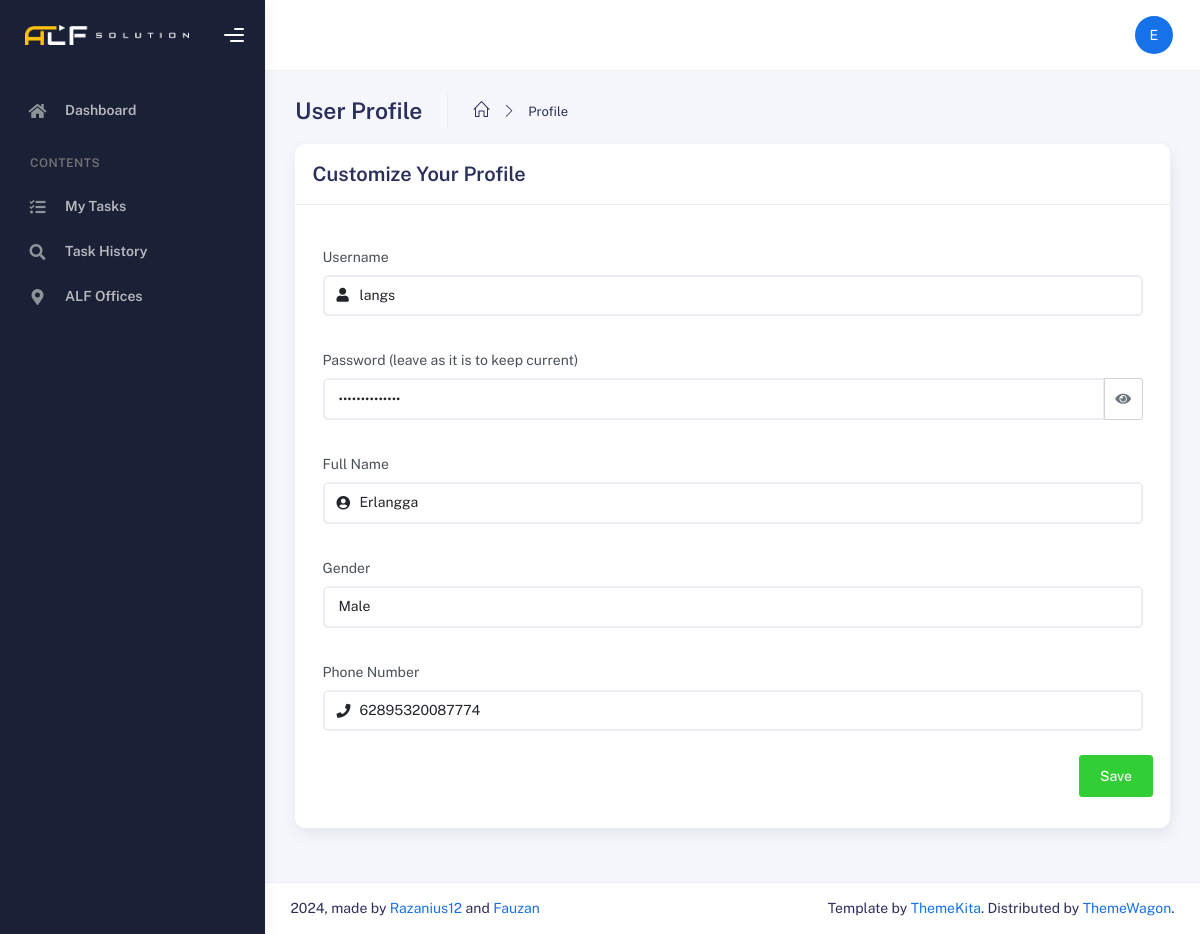
Screenshot of /index.php?page=profile (signed in) with the database file from the repository.
### tables this page shows
CREATE TABLE `workers` (
  `id_worker` int(11) NOT NULL,
  `username` varchar(255) NOT NULL,
  `password` varchar(255) NOT NULL,
  `name_worker` varchar(255) NOT NULL,
  `id_position` int(11) NOT NULL,
  `gender_worker` enum('MALE','FEMALE','OTHER') NOT NULL,
  `phone_number` varchar(16) NOT NULL,
  `availability_status` enum('AVAILABLE','TASKED') NOT NULL DEFAULT 'AVAILABLE',
  `assigned_order_id` int(11) DEFAULT NULL,
  `created_at` timestamp NOT NULL DEFAULT current_timestamp(),
  `updated_at` timestamp NOT NULL DEFAULT current_timestamp() ON UPDATE current_timestamp()
);

### main/pages/profile.php (the view, shortened to what this page needs)
<?php
require 'config/database.php';
$userId = $_SESSION['user_id'];
$userLevel = $_SESSION['level'];
$userData = [];
if ($userLevel === 'admin') {
 $query = "SELECT * FROM admins WHERE id_admin = ?";
} else if ($userLevel === 'worker') {
 $query = "SELECT * FROM workers WHERE id_worker = ?";
} else {
 echo "Invalid user level.";
 exit();
}
$stmt = $conn->prepare($query);
$stmt->bind_param('i', $userId);
$stmt->execute();
$result = $stmt->get_result();
if ($result->num_rows > 0) {
 $userData = $result->fetch_assoc();
} else {
 echo "User not found.";
 exit();
}
?>
<div class="container">
 <div class="page-inner">
  <div class="page-header mb-0">
   <h3 class="fw-bold mb-3">User Profile</h3>
   <ul class="breadcrumbs mb-3">
    <li class="nav-home">
     <a href="index.php">
      <i class="icon-home"></i>
     </a>
    </li>
    <li class="separator">
     <i class="icon-arrow-right"></i>
    </li>
    <li class="nav-item">
     <a href="index.php?page=profile">Profile</a>
    </li>
   </ul>
  </div>
  <div class="row">
   <div class="col-md-12">
    <div class="card">
     <div class="card-header">
      <div class="d-flex align-items-center">
       <h4 class="card-title">Customize Your Profile</h4>
      </div>
     </div>
     <form id="editProfile" method="POST" action="">
      <div class="card-body">
       <div class="row mt-3">
        <div class="col">
         <div class="form-group">
          <label>Username</label>
          <div class="input-icon">
           <span class="input-icon-addon">
            <i class="fa fa-user"></i>
           </span>
           <input type="text" class="form-control" name="username" id="edit_username"
            value="<?= htmlspecialchars($userData['username']) ?>" required>
          </div>
         </div>
        </div>
       </div>
       <div class="row mt-3">
        <div class="col">
         <div class="form-group">
          <label>Password (leave as it is to keep current)</label>
          <div class="input-group">
           <input type="password" class="form-control" name="password" id="edit_password"
            value="<?= htmlspecialchars($userData['password']) ?>">
           <button class="btn btn-outline-secondary toggle-password" type="button">
            <i class="fa fa-eye"></i>
           </button>
          </div>
         </div>
        </div>
       </div>
       <div class="row mt-3">
        <div class="col">
         <div class="form-group">
          <label>Full Name</label>
          <div class="input-icon">
           <span class="input-icon-addon">
            <i class="fa fa-user-circle"></i>
           </span>
           <input type="text" class="form-control" name="name_worker" id="edit_name_worker"
            value="<?= htmlspecialchars($userData['name_worker'] ?? $userData['name_admin']) ?>" required>
          </div>
         </div>
        </div>
       </div>
       <?php if ($userLevel === 'worker'): ?>
        <div class="row mt-3">
         <div class="col">
          <div class="form-group">
           <label>Gender</label>
           <select class="form-control" name="gender_worker" id="edit_gender" required>
            <option value="MALE" <?= ($userData['gender_worker'] ?? '') === 'MALE' ? 'selected' : '' ?>>Male</option>
           </select>
          </div>
         </div>
        </div>
       <?php endif; ?>
       <div class="row mt-3">
        <div class="col">
         <div class="form-group">
          <label>Phone Number</label>
          <div class="input-icon">
           <span class="input-icon-addon">
            <i class="fa fa-phone"></i>
           </span>
           <input type="tel" class="form-control" name="phone_number" id="edit_phone_number"
            value="<?= htmlspecialchars($userData['phone_number']) ?>" required>
          </div>
         </div>
        </div>
       </div>
       <div class="text-end mt-3 mb-3">
        <button class="btn btn-success" type="submit">Save</button>
       </div>
      </div>
     </form>
    </div>
   </div>
  </div>
 </div>
</div>
<link rel="stylesheet" href="main/css/toggle.css" />

### index.php (shortened to what this page needs)
<!DOCTYPE html>
<html lang="en">
<?php
$currentUser = getCurrentUserDetails();
include_once 'head.php';
?>
<body>
 <div class="wrapper">
  <?php
  include_once 'main/bars/sidebar.php';
  ?>
  <div class="main-panel">
   <?php
   include_once 'main/bars/navbar.php';
   $page = $_GET['page'] ?? 'dashboard';
   switch ($page) {
    case 'profile':
     includePage('main/pages/profile.php');
     break;
   }
   function includePage($file)
   {
    if (file_exists($file)) {
     include $file;
    } else {
     header('Location: index.php?page=dashboard');
     exit();
    }
   }
   include_once 'footer.php';
   ?>
  </div>
</body>

### head.php (shortened to what this page needs)
<head>
 <link rel="stylesheet" href="assets/css/bootstrap.min.css" />
 <link rel="stylesheet" href="assets/css/plugins.min.css" />
 <link rel="stylesheet" href="assets/css/kaiadmin.min.css" />
</head>

### main/bars/sidebar.php (shortened to what this page needs)
<?php
$currentPage = $_GET['page'] ?? 'dashboard';
$mainSidebarItems = [
 'dashboard' => [
  'icon' => 'fas fa-home',
  'label' => 'Dashboard',
  'url' => './index.php?page=dashboard',
  'roles' => ['admin', 'worker']
 ],
 'admins' => [
  'icon' => 'fas fa-users-cog',
  'label' => 'Admins',
  'url' => 'index.php?page=admins',
  'roles' => ['admin']
 ]
];
function renderSidebarItems($items, $currentPage, $currentUser)
{
 foreach ($items as $page => $item) {
  $hasAccess = isset($item['roles']) &&
   in_array($currentUser['role'], $item['roles']);
  if (!$hasAccess)
   continue;
  $isActive = ($currentPage === $page);
  $hasSubmenu = isset($item['submenu']) && !empty($item['submenu']);
  ?>
  <li class="nav-item <?= $isActive ? 'active' : '' ?>">
   <?php if ($hasSubmenu): ?>
    <div class="nav-link-wrapper">
     <a href="<?= $item['url'] ?>" class="nav-link">
      <i class="<?= $item['icon'] ?>"></i>
      <p><?= $item['label'] ?></p>
     </a>
     <a href="#<?= $page ?>Submenu" class="submenu-toggle" data-bs-toggle="collapse">
      <span class="caret"></span>
     </a>
    </div>
    <div class="collapse <?= ($currentPage === $page ||
     array_key_exists($currentPage, $item['submenu'])) ? 'show' : '' ?>" id="<?= $page ?>Submenu">
     <ul class="nav nav-collapse">
      <?php
      if (isset($item['submenu'])) {
       foreach ($item['submenu'] as $subPage => $subItem):
        $hasSubAccess = isset($subItem['roles']) &&
         in_array($currentUser['role'], $subItem['roles']);
        if (!$hasSubAccess)
         continue;
        ?>
        <li class="<?= ($currentPage === $subPage) ? 'active' : '' ?>">
         <a href="<?= $subItem['url'] ?>" style="
         padding-top: 0px !important;
         padding-right: 0px !important;
         padding-bottom: 0px !important;
         padding-left: 25px !important;
         margin-bottom: -10px !important;">
          <i class="<?= $subItem['icon'] ?>" style="margin-left: 25px;"></i>
          <p><?= $subItem['label'] ?></p>
         </a>
        </li>
        <?php
       endforeach;
      }
      ?>
     </ul>
    </div>
   <?php else: ?>
    <a href="<?= $item['url'] ?>" class="nav-link">
     <i class="<?= $item['icon'] ?>"></i>
     <p><?= $item['label'] ?></p>
    </a>
   <?php endif; ?>
  </li>
  <?php
 }
}
?>
<div class="sidebar" data-background-color="dark">
 <?php include_once 'header.php'; ?>
 <div class="sidebar-wrapper scrollbar scrollbar-inner">
  <div class="sidebar-content">
   <ul class="nav nav-secondary">
    <?php renderSidebarItems($mainSidebarItems, $currentPage, $currentUser); ?>
    <li class="nav-section">
     <h4 class="text-section">Contents</h4>
    </li>
   </ul>
  </div>
 </div>
</div>

### main/bars/header.php (shortened to what this page needs)
<div class="sidebar-logo">
 <div class="logo-header" data-background-color="dark">
  <a href="index.php" class="logo">
   <img src="main/img/ALFLogoLightLandscape.webp" alt="navbar brand" class="navbar-brand" height="20" />
  </a>
  <div class="nav-toggle d-flex align-items-center">
   <button class="btn btn-toggle toggle-sidebar p-2 me-1 btn-no-outline">
    <i class="gg-menu-right fs-4"></i>
   </button>
  </div>
 </div>
</div>

### main/bars/navbar.php (shortened to what this page needs)
<div class="main-header">
 <nav class="navbar navbar-header navbar-header-transparent navbar-expand-lg border-bottom">
  <div class="container-fluid">
   <ul class="navbar-nav topbar-nav ms-md-auto align-items-center">
    <li class="nav-item topbar-user dropdown hidden-caret">
     <a class="dropdown-toggle profile-pic" data-bs-toggle="dropdown" href="#" aria-expanded="false">
      <div class="avatar-sm">
       <div class="avatar-img rounded-circle bg-primary text-white d-flex align-items-center justify-content-center">
        <?= strtoupper(substr($currentUser['name'] ?? 'U', 0, 1)) ?>
       </div>
      </div>
     </a>
    </li>
   </ul>
  </div>
 </nav>
</div>

### footer.php (shortened to what this page needs)
<footer class="footer">
 <div class="container-fluid d-flex flex-column flex-md-row justify-content-between align-items-center text-center">
  <nav class="pull-left">
  <div class="flex-grow-1">
   2024, made by
   <a target="_blank" href="https://github.com/Razanius12">Razanius12</a>
   and
   <a target="_blank" href="https://github.com/UjungberungG432">Fauzan</a>
  </div>
  </nav>
  <div class="text-center">
   <span class="d-block d-sm-inline">
    Template by <a target="_blank" href="http://www.themekita.com">ThemeKita</a>.
   </span>
   <span class="d-block d-sm-inline">
    Distributed by <a target="_blank" href="https://themewagon.com">ThemeWagon</a>.
   </span>
  </div>
 </div>
</footer>
</div>

### main/css/toggle.css (style rules this page uses)
.toggle-password { background: transparent !important; color: #6c757d !important; transition: color 0.3s ease !important; border: var(1px) solid var(#dee2e6) !important; }
.input-group .toggle-password { border: 1px solid #ced4da; padding: 0.375rem 0.75rem; }

### main/bars/header.php (style rules this page uses)
.btn-no-outline { outline: none !important; box-shadow: none !important; }
.btn-toggle { display: flex; align-items: center; justify-content: center; height: 40px; border-radius: 50%; transition: background-color 0.3s ease; border: none; }
.btn-toggle i { margin: 0; }

### rows the page displays
workers: username "langs", name_worker "Erlangga", gender_worker "Male", phone_number "62895320087774"

### other values shown
$item['label'] "Dashboard"
$item['label'] "My Tasks"
$item['label'] "Task History"
$item['label'] "ALF Offices"
substr($currentUser['name'] ?? 'U', 0, 1) "E"
